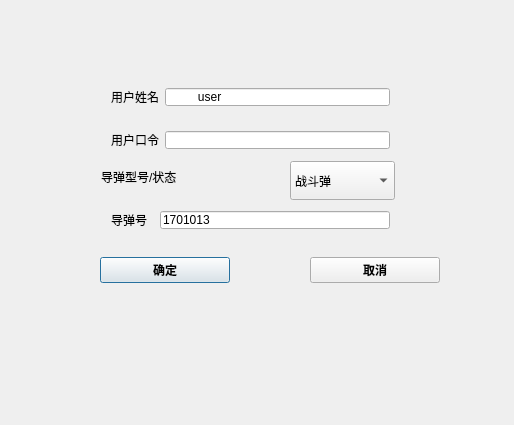
<?xml version="1.0" encoding="UTF-8"?>
<ui version="4.0">
 <class>LoginDlg</class>
 <widget class="QDialog" name="LoginDlg">
  <property name="geometry">
   <rect>
    <x>0</x>
    <y>0</y>
    <width>514</width>
    <height>425</height>
   </rect>
  </property>
  <property name="windowTitle">
   <string>LoginDlg</string>
  </property>
  <property name="styleSheet">
   <string notr="true">QDialog{
	background-image: url(:/MultiControlSys/res/dbk.png);
}</string>
  </property>
  <widget class="QWidget" name="layoutWidget">
   <property name="geometry">
    <rect>
     <x>100</x>
     <y>77</y>
     <width>301</width>
     <height>40</height>
    </rect>
   </property>
   <layout class="QHBoxLayout" name="horizontalLayout">
    <item>
     <widget class="QLabel" name="label">
      <property name="text">
       <string>用户姓名</string>
      </property>
     </widget>
    </item>
    <item>
     <widget class="QLineEdit" name="lineEdit">
      <property name="text">
       <string>         user</string>
      </property>
     </widget>
    </item>
   </layout>
  </widget>
  <widget class="QWidget" name="layoutWidget">
   <property name="geometry">
    <rect>
     <x>50</x>
     <y>240</y>
     <width>440</width>
     <height>61</height>
    </rect>
   </property>
   <layout class="QHBoxLayout" name="horizontalLayout_5">
    <property name="spacing">
     <number>80</number>
    </property>
    <property name="leftMargin">
     <number>50</number>
    </property>
    <property name="rightMargin">
     <number>50</number>
    </property>
    <item>
     <widget class="QPushButton" name="btnok">
      <property name="enabled">
       <bool>true</bool>
      </property>
      <property name="font">
       <font>
        <bold>true</bold>
       </font>
      </property>
      <property name="text">
       <string>确定</string>
      </property>
     </widget>
    </item>
    <item>
     <widget class="QPushButton" name="btncancel">
      <property name="font">
       <font>
        <bold>true</bold>
       </font>
      </property>
      <property name="text">
       <string>取消</string>
      </property>
     </widget>
    </item>
   </layout>
  </widget>
  <widget class="QLabel" name="tips">
   <property name="geometry">
    <rect>
     <x>70</x>
     <y>310</y>
     <width>391</width>
     <height>41</height>
    </rect>
   </property>
   <property name="font">
    <font>
     <bold>true</bold>
    </font>
   </property>
   <property name="text">
    <string/>
   </property>
  </widget>
  <widget class="QWidget" name="layoutWidget">
   <property name="geometry">
    <rect>
     <x>100</x>
     <y>200</y>
     <width>301</width>
     <height>40</height>
    </rect>
   </property>
   <layout class="QHBoxLayout" name="horizontalLayout_4">
    <item>
     <widget class="QLabel" name="label_4">
      <property name="text">
       <string>导弹号  </string>
      </property>
     </widget>
    </item>
    <item>
     <widget class="QLineEdit" name="lineEdit_3">
      <property name="text">
       <string>1701013</string>
      </property>
     </widget>
    </item>
   </layout>
  </widget>
  <widget class="QWidget" name="layoutWidget">
   <property name="geometry">
    <rect>
     <x>100</x>
     <y>120</y>
     <width>301</width>
     <height>40</height>
    </rect>
   </property>
   <layout class="QHBoxLayout" name="horizontalLayout_2">
    <item>
     <widget class="QLabel" name="label_2">
      <property name="text">
       <string>用户口令</string>
      </property>
     </widget>
    </item>
    <item>
     <widget class="QLineEdit" name="lineEdit_2"/>
    </item>
   </layout>
  </widget>
  <widget class="QComboBox" name="comboBox">
   <property name="geometry">
    <rect>
     <x>290</x>
     <y>161</y>
     <width>105</width>
     <height>39</height>
    </rect>
   </property>
   <item>
    <property name="text">
     <string>战斗弹</string>
    </property>
   </item>
   <item>
    <property name="text">
     <string>惰性弹</string>
    </property>
   </item>
   <item>
    <property name="text">
     <string>遥测弹</string>
    </property>
   </item>
   <item>
    <property name="text">
     <string>训练弹</string>
    </property>
   </item>
  </widget>
  <widget class="QLabel" name="label_3">
   <property name="geometry">
    <rect>
     <x>101</x>
     <y>161</y>
     <width>171</width>
     <height>31</height>
    </rect>
   </property>
   <property name="styleSheet">
    <string notr="true"/>
   </property>
   <property name="text">
    <string>导弹型号/状态</string>
   </property>
  </widget>
 </widget>
 <layoutdefault spacing="6" margin="11"/>
 <resources/>
 <connections/>
</ui>
